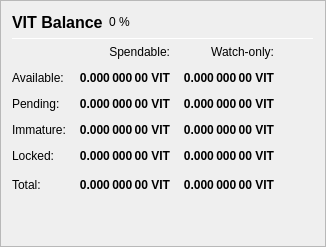
                   <widget class="QFrame" name="frame_Balances">
                    <property name="frameShape">
                     <enum>QFrame::StyledPanel</enum>
                    </property>
                    <property name="frameShadow">
                     <enum>QFrame::Raised</enum>
                    </property>
                    <layout class="QVBoxLayout" name="verticalLayout_4">
                     <item>
                      <layout class="QHBoxLayout" name="horizontalLayout_4">
                       <item>
                        <widget class="QLabel" name="label_5">
                         <property name="minimumSize">
                          <size>
                           <width>0</width>
                           <height>20</height>
                          </size>
                         </property>
                         <property name="font">
                          <font>
                           <pointsize>12</pointsize>
                           <weight>75</weight>
                           <bold>true</bold>
                          </font>
                         </property>
                         <property name="text">
                          <string>VIT Balance</string>
                         </property>
                        </widget>
                       </item>
                       <item>
                        <widget class="QLabel" name="labelVITPercent">
                         <property name="text">
                          <string notr="true">0 %</string>
                         </property>
                        </widget>
                       </item>
                       <item>
                        <spacer name="horizontalSpacer_3">
                         <property name="orientation">
                          <enum>Qt::Horizontal</enum>
                         </property>
                         <property name="sizeHint" stdset="0">
                          <size>
                           <width>40</width>
                           <height>20</height>
                          </size>
                         </property>
                        </spacer>
                       </item>
                      </layout>
                     </item>
                     <item>
                      <widget class="Line" name="line_Balance">
                       <property name="minimumSize">
                        <size>
                         <width>0</width>
                         <height>1</height>
                        </size>
                       </property>
                       <property name="maximumSize">
                        <size>
                         <width>16777215</width>
                         <height>1</height>
                        </size>
                       </property>
                       <property name="orientation">
                        <enum>Qt::Horizontal</enum>
                       </property>
                      </widget>
                     </item>
                     <item>
                      <layout class="QGridLayout" name="gridLayout">
                       <property name="spacing">
                        <number>12</number>
                       </property>
                       <item row="0" column="1">
                        <widget class="QLabel" name="labelSpendable">
                         <property name="text">
                          <string>Spendable:</string>
                         </property>
                         <property name="alignment">
                          <set>Qt::AlignRight|Qt::AlignTrailing|Qt::AlignVCenter</set>
                         </property>
                        </widget>
                       </item>
                       <item row="0" column="2">
                        <widget class="QLabel" name="labelWatchonly">
                         <property name="text">
                          <string>Watch-only:</string>
                         </property>
                         <property name="alignment">
                          <set>Qt::AlignRight|Qt::AlignTrailing|Qt::AlignVCenter</set>
                         </property>
                        </widget>
                       </item>
                       <item row="1" column="0">
                        <widget class="QLabel" name="labelBalanceText">
                         <property name="text">
                          <string>Available:</string>
                         </property>
                        </widget>
                       </item>
                       <item row="1" column="1">
                        <widget class="QLabel" name="labelBalance">
                         <property name="font">
                          <font>
                           <weight>75</weight>
                           <bold>true</bold>
                          </font>
                         </property>
                         <property name="cursor">
                          <cursorShape>IBeamCursor</cursorShape>
                         </property>
                         <property name="toolTip">
                          <string>Your current spendable balance</string>
                         </property>
                         <property name="text">
                          <string notr="true">0.000 000 00 VIT</string>
                         </property>
                         <property name="alignment">
                          <set>Qt::AlignRight|Qt::AlignTrailing|Qt::AlignVCenter</set>
                         </property>
                         <property name="textInteractionFlags">
                          <set>Qt::LinksAccessibleByMouse|Qt::TextSelectableByKeyboard|Qt::TextSelectableByMouse</set>
                         </property>
                        </widget>
                       </item>
                       <item row="1" column="2">
                        <widget class="QLabel" name="labelWatchAvailable">
                         <property name="font">
                          <font>
                           <weight>75</weight>
                           <bold>true</bold>
                          </font>
                         </property>
                         <property name="cursor">
                          <cursorShape>IBeamCursor</cursorShape>
                         </property>
                         <property name="toolTip">
                          <string>Your current balance in watch-only addresses</string>
                         </property>
                         <property name="text">
                          <string notr="true">0.000 000 00 VIT</string>
                         </property>
                         <property name="alignment">
                          <set>Qt::AlignRight|Qt::AlignTrailing|Qt::AlignVCenter</set>
                         </property>
                         <property name="textInteractionFlags">
                          <set>Qt::LinksAccessibleByMouse|Qt::TextSelectableByKeyboard|Qt::TextSelectableByMouse</set>
                         </property>
                        </widget>
                       </item>
                       <item row="2" column="0">
                        <widget class="QLabel" name="labelPendingText">
                         <property name="text">
                          <string>Pending:</string>
                         </property>
                        </widget>
                       </item>
                       <item row="2" column="1">
                        <widget class="QLabel" name="labelUnconfirmed">
                         <property name="font">
                          <font>
                           <weight>75</weight>
                           <bold>true</bold>
                          </font>
                         </property>
                         <property name="cursor">
                          <cursorShape>IBeamCursor</cursorShape>
                         </property>
                         <property name="toolTip">
                          <string>Total of transactions that have yet to be confirmed, and do not yet count toward the spendable balance</string>
                         </property>
                         <property name="text">
                          <string notr="true">0.000 000 00 VIT</string>
                         </property>
                         <property name="alignment">
                          <set>Qt::AlignRight|Qt::AlignTrailing|Qt::AlignVCenter</set>
                         </property>
                         <property name="textInteractionFlags">
                          <set>Qt::LinksAccessibleByMouse|Qt::TextSelectableByKeyboard|Qt::TextSelectableByMouse</set>
                         </property>
                        </widget>
                       </item>
                       <item row="2" column="2">
                        <widget class="QLabel" name="labelWatchPending">
                         <property name="font">
                          <font>
                           <weight>75</weight>
                           <bold>true</bold>
                          </font>
                         </property>
                         <property name="cursor">
                          <cursorShape>IBeamCursor</cursorShape>
                         </property>
                         <property name="toolTip">
                          <string>Unconfirmed transactions to watch-only addresses</string>
                         </property>
                         <property name="text">
                          <string notr="true">0.000 000 00 VIT</string>
                         </property>
                         <property name="alignment">
                          <set>Qt::AlignRight|Qt::AlignTrailing|Qt::AlignVCenter</set>
                         </property>
                         <property name="textInteractionFlags">
                          <set>Qt::LinksAccessibleByMouse|Qt::TextSelectableByKeyboard|Qt::TextSelectableByMouse</set>
                         </property>
                        </widget>
                       </item>
                       <item row="3" column="0">
                        <widget class="QLabel" name="labelImmatureText">
                         <property name="text">
                          <string>Immature:</string>
                         </property>
                        </widget>
                       </item>
                       <item row="3" column="1">
                        <widget class="QLabel" name="labelImmature">
                         <property name="font">
                          <font>
                           <weight>75</weight>
                           <bold>true</bold>
                          </font>
                         </property>
                         <property name="cursor">
                          <cursorShape>IBeamCursor</cursorShape>
                         </property>
                         <property name="toolTip">
                          <string>Staked or fundamentalnode rewards that has not yet matured</string>
                         </property>
                         <property name="text">
                          <string notr="true">0.000 000 00 VIT</string>
                         </property>
                         <property name="alignment">
                          <set>Qt::AlignRight|Qt::AlignTrailing|Qt::AlignVCenter</set>
                         </property>
                         <property name="textInteractionFlags">
                          <set>Qt::LinksAccessibleByMouse|Qt::TextSelectableByKeyboard|Qt::TextSelectableByMouse</set>
                         </property>
                        </widget>
                       </item>
                       <item row="3" column="2">
                        <widget class="QLabel" name="labelWatchImmature">
                         <property name="font">
                          <font>
                           <weight>75</weight>
                           <bold>true</bold>
                          </font>
                         </property>
                         <property name="cursor">
                          <cursorShape>IBeamCursor</cursorShape>
                         </property>
                         <property name="toolTip">
                          <string>Staked or fundamentalnode rewards in watch-only addresses that has not yet matured</string>
                         </property>
                         <property name="text">
                          <string notr="true">0.000 000 00 VIT</string>
                         </property>
                         <property name="alignment">
                          <set>Qt::AlignRight|Qt::AlignTrailing|Qt::AlignVCenter</set>
                         </property>
                         <property name="textInteractionFlags">
                          <set>Qt::LinksAccessibleByMouse|Qt::TextSelectableByKeyboard|Qt::TextSelectableByMouse</set>
                         </property>
                        </widget>
                       </item>
                       <item row="4" column="0">
                        <widget class="QLabel" name="labelLockedBalanceText">
                         <property name="toolTip">
                          <string>Locked VIT or Fundamentalnode collaterals. These are excluded from zVIT minting.</string>
                         </property>
                         <property name="text">
                          <string>Locked:</string>
                         </property>
                        </widget>
                       </item>
                       <item row="4" column="1">
                        <widget class="QLabel" name="labelLockedBalance">
                         <property name="font">
                          <font>
                           <weight>75</weight>
                           <bold>true</bold>
                          </font>
                         </property>
                         <property name="cursor">
                          <cursorShape>IBeamCursor</cursorShape>
                         </property>
                         <property name="toolTip">
                          <string>Locked VIT or Fundamentalnode collaterals. These are excluded from zVIT minting.</string>
                         </property>
                         <property name="text">
                          <string notr="true">0.000 000 00 VIT</string>
                         </property>
                         <property name="alignment">
                          <set>Qt::AlignRight|Qt::AlignTrailing|Qt::AlignVCenter</set>
                         </property>
                         <property name="textInteractionFlags">
                          <set>Qt::LinksAccessibleByMouse|Qt::TextSelectableByKeyboard|Qt::TextSelectableByMouse</set>
                         </property>
                        </widget>
                       </item>
                       <item row="4" column="2">
                        <widget class="QLabel" name="labelWatchLocked">
                         <property name="font">
                          <font>
                           <weight>75</weight>
                           <bold>true</bold>
                          </font>
                         </property>
                         <property name="cursor">
                          <cursorShape>IBeamCursor</cursorShape>
                         </property>
                         <property name="toolTip">
                          <string>Current locked balance in watch-only addresses</string>
                         </property>
                         <property name="text">
                          <string notr="true">0.000 000 00 VIT</string>
                         </property>
                         <property name="alignment">
                          <set>Qt::AlignRight|Qt::AlignTrailing|Qt::AlignVCenter</set>
                         </property>
                         <property name="textInteractionFlags">
                          <set>Qt::LinksAccessibleByMouse|Qt::TextSelectableByKeyboard|Qt::TextSelectableByMouse</set>
                         </property>
                        </widget>
                       </item>
                       <item row="5" column="0">
                        <widget class="QLabel" name="labelTotalText">
                         <property name="text">
                          <string>Total:</string>
                         </property>
                         <property name="toolTip">
                          <string>Your current VITAE balance, unconfirmed and immature transactions included</string>
                         </property>
                        </widget>
                       </item>
                       <item row="5" column="1">
                        <widget class="QLabel" name="labelTotal">
                         <property name="font">
                          <font>
                           <weight>75</weight>
                           <bold>true</bold>
                          </font>
                         </property>
                         <property name="cursor">
                          <cursorShape>IBeamCursor</cursorShape>
                         </property>
                         <property name="toolTip">
                          <string>Your current VITAE balance, unconfirmed and immature transactions included</string>
                         </property>
                         <property name="text">
                          <string notr="true">0.000 000 00 VIT</string>
                         </property>
                         <property name="alignment">
                          <set>Qt::AlignRight|Qt::AlignTrailing|Qt::AlignVCenter</set>
                         </property>
                         <property name="textInteractionFlags">
                          <set>Qt::LinksAccessibleByMouse|Qt::TextSelectableByKeyboard|Qt::TextSelectableByMouse</set>
                         </property>
                        </widget>
                       </item>
                       <item row="5" column="2">
                        <widget class="QLabel" name="labelWatchTotal">
                         <property name="font">
                          <font>
                           <weight>75</weight>
                           <bold>true</bold>
                          </font>
                         </property>
                         <property name="cursor">
                          <cursorShape>IBeamCursor</cursorShape>
                         </property>
                         <property name="toolTip">
                          <string>Current total balance in watch-only addresses</string>
                         </property>
                         <property name="text">
                          <string notr="true">0.000 000 00 VIT</string>
                         </property>
                         <property name="alignment">
                          <set>Qt::AlignRight|Qt::AlignTrailing|Qt::AlignVCenter</set>
                         </property>
                         <property name="textInteractionFlags">
                          <set>Qt::LinksAccessibleByMouse|Qt::TextSelectableByKeyboard|Qt::TextSelectableByMouse</set>
                         </property>
                        </widget>
                       </item>
                       <item row="5" column="3">
                        <spacer name="horizontalSpacer_9">
                         <property name="orientation">
                          <enum>Qt::Horizontal</enum>
                         </property>
                         <property name="sizeHint" stdset="0">
                          <size>
                           <width>40</width>
                           <height>20</height>
                          </size>
                         </property>
                        </spacer>
                       </item>
                      </layout>
                     </item>
                     <item>
                      <spacer name="verticalSpacer_3">
                       <property name="orientation">
                        <enum>Qt::Vertical</enum>
                       </property>
                       <property name="sizeHint" stdset="0">
                        <size>
                         <width>20</width>
                         <height>40</height>
                        </size>
                       </property>
                      </spacer>
                     </item>
                    </layout>
                   </widget>
